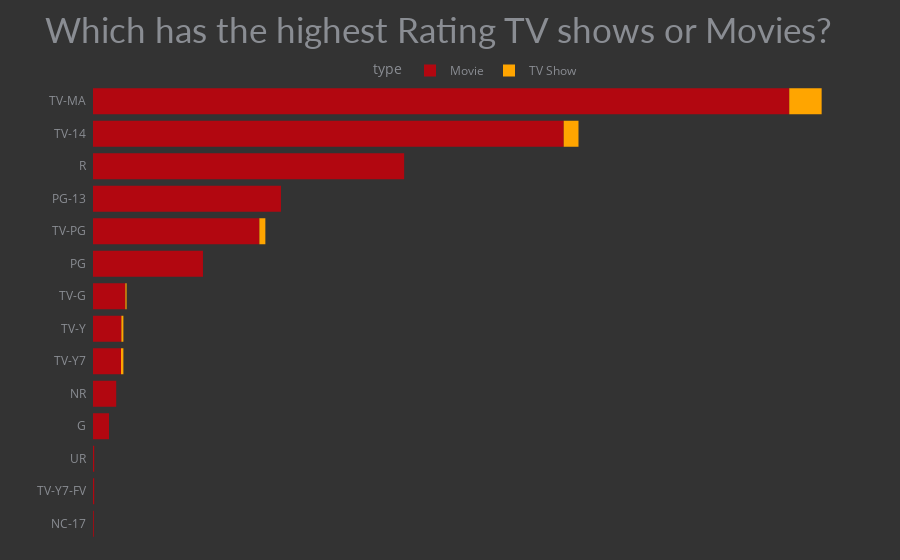

The cell this chart's notebook holds for it:
### Code cell
fig_stack_bar = px.histogram(df, y='rating', color='type', title='Which has the highest Rating TV shows or Movies?',
                             color_discrete_sequence=['#b20710', 'orange'])
fig_stack_bar.update_xaxes(visible=False)
fig_stack_bar.update_yaxes(showgrid=False, categoryorder='total ascending', ticksuffix='  ', showline=False)
fig_stack_bar.update_traces(hovertemplate=None, marker=dict(line=dict(width=0)))
fig_stack_bar.update_layout(margin=dict(t=85, b=20, l=70, r=40),
                            hovermode="y unified", 
                            xaxis_title=' ', yaxis_title=" ",
                            plot_bgcolor='#333', paper_bgcolor='#333',
                            title_font=dict(size=35, color='#8a8d93', family="Lato, sans-serif"),
                            font=dict(color='#8a8d93'),
                            legend=dict(orientation="h", yanchor="bottom", y=1, xanchor="center", x=0.5),
                            hoverlabel=dict(bgcolor="black", font_size=13, font_family="Lato, sans-serif"))

### Figure 1 — Plotly figure (JSON) as saved in the notebook; plotly's stock layout.template omitted (floating-point values rounded to 4 significant figures; data arrays with more than 128 entries replaced by an {"elided": "..."} marker saying what was removed)
{"data": [{"alignmentgroup": "True", "bingroup": "y", "legendgroup": "Movie", "marker": {"color": "#b20710", "pattern": {"shape": ""}, "line": {"width": 0}}, "name": "Movie", "offsetgroup": "Movie", "orientation": "h", "showlegend": true, "xaxis": "x", "y": {"elided": "5185 str values"}, "yaxis": "y", "type": "histogram"}, {"alignmentgroup": "True", "bingroup": "y", "legendgroup": "TV Show", "marker": {"color": "orange", "pattern": {"shape": ""}, "line": {"width": 0}}, "name": "TV Show", "offsetgroup": "TV Show", "orientation": "h", "showlegend": true, "xaxis": "x", "y": {"elided": "147 str values"}, "yaxis": "y", "type": "histogram"}], "layout": {"xaxis": {"anchor": "y", "domain": [0, 1], "title": {"text": " "}, "visible": false}, "yaxis": {"anchor": "x", "domain": [0, 1], "title": {"text": " "}, "showgrid": false, "categoryorder": "total ascending", "ticksuffix": "  ", "showline": false}, "legend": {"title": {"text": "type"}, "tracegroupgap": 0, "orientation": "h", "yanchor": "bottom", "y": 1, "xanchor": "center", "x": 0.5}, "title": {"text": "Which has the highest Rating TV shows or Movies?", "font": {"size": 35, "color": "#8a8d93", "family": "Lato, sans-serif"}}, "barmode": "relative", "margin": {"t": 85, "b": 20, "l": 70, "r": 40}, "font": {"color": "#8a8d93"}, "hoverlabel": {"font": {"size": 13, "family": "Lato, sans-serif"}, "bgcolor": "black"}, "hovermode": "y unified", "plot_bgcolor": "#333", "paper_bgcolor": "#333"}}
